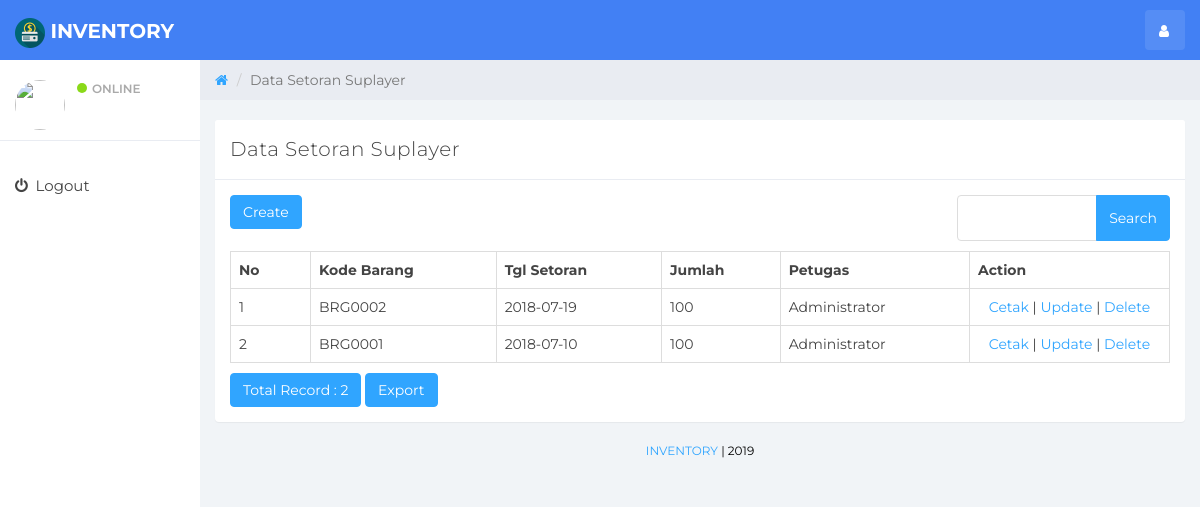
The app's page /index.php/setoran_suplayer with its own data.
### tables this page shows
CREATE TABLE `setoran_suplayer` (
  `id_setoran` int(11) NOT NULL AUTO_INCREMENT,
  `kode_barang` varchar(10) DEFAULT NULL,
  `tgl_setoran` date DEFAULT NULL,
  `jumlah` int(11) DEFAULT NULL,
  `petugas` varchar(20) DEFAULT NULL,
  PRIMARY KEY (`id_setoran`)
);

### application/controllers/Setoran_suplayer.php (called while the page is built, shortened)
<?php
class Setoran_suplayer extends CI_Controller
{
    function __construct()
    {
        $this->load->model('Setoran_suplayer_model');
        $this->load->library('form_validation');
    }
    public function index()
    {
        $q = urldecode($this->input->get('q', TRUE));
        $start = intval($this->input->get('start'));
        if ($q <> '') {
            $config['base_url'] = base_url() . 'setoran_suplayer/index.html?q=' . urlencode($q);
            $config['first_url'] = base_url() . 'setoran_suplayer/index.html?q=' . urlencode($q);
        } else {
            $config['base_url'] = base_url() . 'setoran_suplayer/index.html';
            $config['first_url'] = base_url() . 'setoran_suplayer/index.html';
        }
        $config['per_page'] = 10;
        $config['page_query_string'] = TRUE;
        $config['total_rows'] = $this->Setoran_suplayer_model->total_rows($q);
        $setoran_suplayer = $this->Setoran_suplayer_model->get_limit_data($config['per_page'], $start, $q);
        $this->load->library('pagination');
        $this->pagination->initialize($config);
        $data = array(
            'setoran_suplayer_data' => $setoran_suplayer,
            'q' => $q,
            'pagination' => $this->pagination->create_links(),
            'total_rows' => $config['total_rows'],
            'start' => $start,
            'konten' => 'setoran_suplayer/setoran_suplayer_list',
            'jdl' => 'Data Setoran Suplayer',
        );
        $this->load->view('v_index', $data);
    }
}

### index.php (called while the page is built, shortened)
<?php
require_once BASEPATH.'core/CodeIgniter.php';

### application/config/config.php (called while the page is built, shortened)
<?php
$config['base_url'] = "http://".$_SERVER['HTTP_HOST'];
$config['base_url'] .= preg_replace('@/+$@','',dirname($_SERVER['SCRIPT_NAME'])).'/';
$config['index_page'] = '';
$config['uri_protocol']	= 'REQUEST_URI';
$config['url_suffix'] = '.html';
$config['language']	= 'english';
$config['charset'] = 'UTF-8';
$config['enable_hooks'] = FALSE;
$config['subclass_prefix'] = 'MY_';
$config['composer_autoload'] = FALSE;
$config['permitted_uri_chars'] = 'a-z 0-9~%.:_\-';
$config['enable_query_strings'] = FALSE;
$config['controller_trigger'] = 'c';
$config['function_trigger'] = 'm';
$config['directory_trigger'] = 'd';
$config['allow_get_array'] = TRUE;
$config['log_threshold'] = 0;
$config['log_path'] = '';
$config['log_file_extension'] = '';
$config['log_file_permissions'] = 0644;
$config['log_date_format'] = 'Y-m-d H:i:s';
$config['error_views_path'] = '';
$config['cache_path'] = '';
$config['cache_query_string'] = FALSE;
$config['encryption_key'] = 'gfjfgjfgsg564674';
$config['sess_driver'] = 'files';
$config['sess_cookie_name'] = 'ci_session';
$config['sess_expiration'] = 7200;
$config['sess_save_path'] = NULL;
$config['sess_match_ip'] = FALSE;
$config['sess_time_to_update'] = 300;
$config['sess_regenerate_destroy'] = FALSE;
$config['cookie_prefix']	= '';
$config['cookie_domain']	= '';
$config['cookie_path']		= '/';
$config['cookie_secure']	= FALSE;
$config['cookie_httponly'] 	= FALSE;
$config['standardize_newlines'] = FALSE;
$config['global_xss_filtering'] = FALSE;
$config['csrf_protection'] = FALSE;
$config['csrf_token_name'] = 'csrf_test_name';
$config['csrf_cookie_name'] = 'csrf_cookie_name';
$config['csrf_expire'] = 7200;
$config['csrf_regenerate'] = TRUE;
$config['csrf_exclude_uris'] = array();
$config['compress_output'] = FALSE;
$config['time_reference'] = 'local';
$config['rewrite_short_tags'] = FALSE;
$config['proxy_ips'] = '';

### application/models/Setoran_suplayer_model.php (called while the page is built, shortened)
<?php
class Setoran_suplayer_model extends CI_Model
{
    public $table = 'setoran_suplayer';
    public $id = 'id_setoran';
    public $order = 'DESC';
    function total_rows($q = NULL) {
        $this->db->like('id_setoran', $q);
	$this->db->or_like('kode_barang', $q);
	$this->db->or_like('tgl_setoran', $q);
	$this->db->or_like('jumlah', $q);
	$this->db->or_like('petugas', $q);
	$this->db->from($this->table);
        return $this->db->count_all_results();
    }
    function get_limit_data($limit, $start = 0, $q = NULL) {
        $this->db->order_by($this->id, $this->order);
        $this->db->like('id_setoran', $q);
	$this->db->or_like('kode_barang', $q);
	$this->db->or_like('tgl_setoran', $q);
	$this->db->or_like('jumlah', $q);
	$this->db->or_like('petugas', $q);
	$this->db->limit($limit, $start);
        return $this->db->get($this->table)->result();
    }
}

### application/views/setoran_suplayer/setoran_suplayer_list.php (the view, shortened to what this page needs)
<div class="row" style="margin-bottom: 10px">
            <div class="col-md-4">
                <?php echo anchor(site_url('setoran_suplayer/create'),'Create', 'class="btn btn-primary"'); ?>
            </div>
            <div class="col-md-4 text-center">
            </div>
            <div class="col-md-1 text-right">
            </div>
            <div class="col-md-3 text-right">
                <form action="<?php echo site_url('setoran_suplayer/index'); ?>" class="form-inline" method="get">
                    <div class="input-group">
                        <input type="text" class="form-control" name="q" value="<?php echo $q; ?>">
                        <span class="input-group-btn">
                          <button class="btn btn-primary" type="submit">Search</button>
                        </span>
                    </div>
                </form>
            </div>
        </div>
        <table class="table table-bordered" style="margin-bottom: 10px">
            <tr>
                <th>No</th>
        <th>Kode Barang</th>
        <th>Tgl Setoran</th>
        <th>Jumlah</th>
        <th>Petugas</th>
        <th>Action</th>
            </tr><?php
            foreach ($setoran_suplayer_data as $setoran_suplayer)
            {
                ?>
                <tr>
            <td width="80px"><?php echo ++$start ?></td>
            <td><?php echo $setoran_suplayer->kode_barang ?></td>
            <td><?php echo $setoran_suplayer->tgl_setoran ?></td>
            <td><?php echo $setoran_suplayer->jumlah ?></td>
            <td><?php echo $setoran_suplayer->petugas ?></td>
            <td style="text-align:center" width="200px">
                <?php
                 echo anchor(site_url('setoran_suplayer/read/'.$setoran_suplayer->id_setoran),'Cetak');
                echo ' | ';
                echo anchor(site_url('setoran_suplayer/update/'.$setoran_suplayer->id_setoran),'Update');
                echo ' | ';
                echo anchor(site_url('setoran_suplayer/delete/'.$setoran_suplayer->id_setoran),'Delete','onclick="javasciprt: return confirm(\'Are You Sure ?\')"');
                ?>
            </td>
        </tr>
                <?php
            }
            ?>
        </table>
        <div class="row">
            <div class="col-md-6">
                <a href="#" class="btn btn-primary">Total Record : <?php echo $total_rows ?></a>
        <?php echo anchor(site_url('setoran_suplayer/excel'), 'Export', 'class="btn btn-primary"'); ?>
        </div>
            <div class="col-md-6 text-right">
            </div>
        </div>

### assets/css/styles.css (style rules this page uses)
body { background: #f1f4f7; padding-top: 60px; font-size: 14px; color: #444444; font-family: "Montserrat", "Helvetica Neue", Helvetica, Arial, sans-serif; }
a, a:hover, a:focus { color: #30a5ff; }
input.form-control { border: 1px solid #ddd; box-shadow: none; height: 46px; }
.input-group-btn .btn { height: 46px; }
.btn-primary, .btn-primary:hover, .btn-primary:focus, .btn-primary:active, .btn-primary.active, .open > .dropdown-toggle.btn-primary, .btn-primary.disabled, .btn-primary[disabled], fieldset[disabled] .btn-primary, .btn-primary.disabled:hover, .btn-primary[disabled]:hover, fieldset[disabled] .btn-primary:hover, .btn-primary.disabled:focus, .btn-primary[disabled]:focus, fieldset[disabled] .btn-primary:focus, .btn-primary.disabled:active, .btn-primary[disabled]:active, fieldset[disabled] .btn-primary:active, .btn-primary.disabled.active, .btn-primary[disabled].active, fieldset[disabled] .btn-primary.active { background-color: #30a5ff; border-color: #30a5ff; }
.table { background: #fff; }

### records on screen
setoran_suplayer: kode_barang "BRG0002", tgl_setoran "2018-07-19", jumlah "100", petugas "Administrator", id_setoran "Cetak", id_setoran "Update", id_setoran "Delete"
setoran_suplayer: kode_barang "BRG0001", tgl_setoran "2018-07-10", jumlah "100", petugas "Administrator", id_setoran "Cetak", id_setoran "Update", id_setoran "Delete"

### other values on screen
$jdl "Data Setoran Suplayer"
$total_rows "2"
